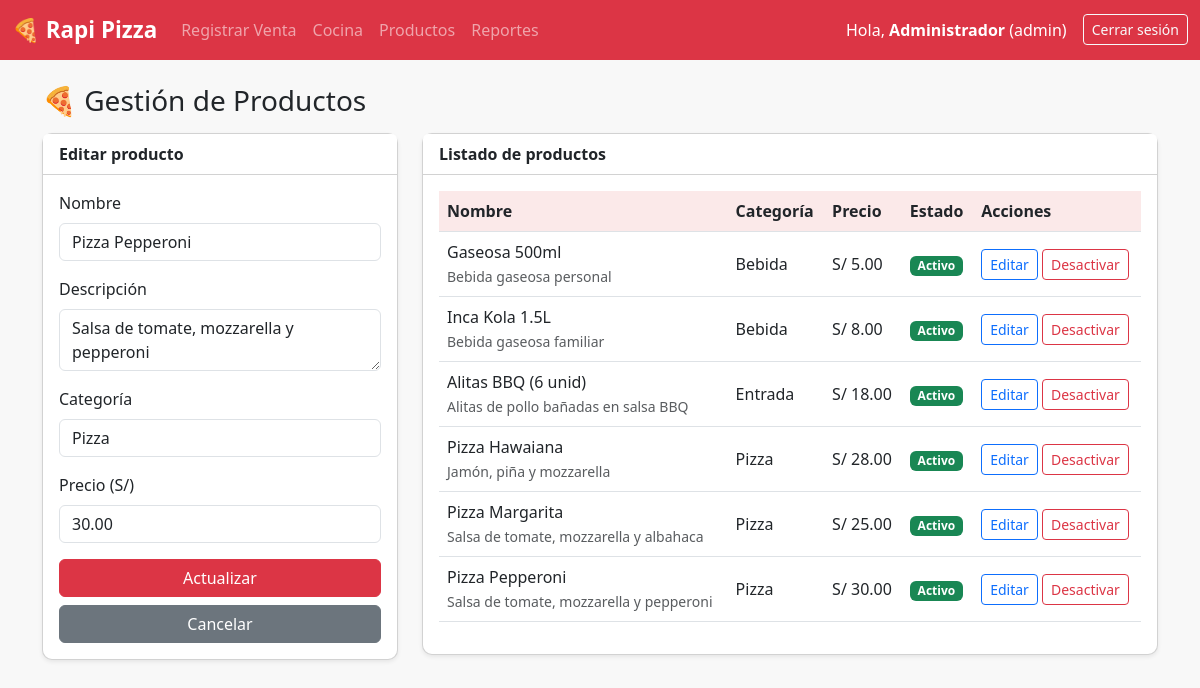
Page /index.php?page=productos&editar=2 (signed in) on the committed database.
### tables this page shows
CREATE TABLE producto (
    id INT AUTO_INCREMENT PRIMARY KEY,
    nombre VARCHAR(100) NOT NULL,
    descripcion VARCHAR(255),
    categoria VARCHAR(50) NOT NULL,
    precio DECIMAL(10,2) NOT NULL,
    activo INT NOT NULL DEFAULT 1
);

### controller/productoController.php (called while the page is built, shortened)
<?php
require_once __DIR__ . '/../models/Producto.php';
$productoModelo = new Producto($conexion);
$productoEditar = null;
if (isset($_GET['editar'])) {
    $productoEditar = $productoModelo->buscarPorId($_GET['editar']);
}
$productos = $productoModelo->listarTodos();
require __DIR__ . '/../public/views/productos.php';

### models/Producto.php (called while the page is built, shortened)
<?php
class Producto {
    private $conexion;
    public function __construct($conexion) {
        $this->conexion = $conexion;
    }
    public function listarTodos() {
        $sql = "SELECT * FROM producto ORDER BY categoria, nombre";
        $stmt = $this->conexion->query($sql);
        return $stmt->fetchAll(PDO::FETCH_ASSOC);
    }
    public function buscarPorId($id) {
        $sql = "SELECT * FROM producto WHERE id = ?";
        $stmt = $this->conexion->prepare($sql);
        $stmt->execute([$id]);
        return $stmt->fetch(PDO::FETCH_ASSOC);
    }
}

### public/views/productos.php (the view, shortened to what this page needs)
<?php require __DIR__ . '/header.php'; ?>
<h3 class="mb-3">🍕 Gestión de Productos</h3>
<div class="row">
    <div class="col-md-4">
        <div class="card shadow-sm mb-3">
            <div class="card-header bg-white">
                <strong><?php echo $productoEditar ? 'Editar producto' : 'Nuevo producto'; ?></strong>
            </div>
            <div class="card-body">
                <form method="POST" action="index.php?page=productos">
                    <div class="mb-3">
                        <label class="form-label">Nombre</label>
                        <input type="text" name="nombre" class="form-control"
                               value="<?php echo $productoEditar ? htmlspecialchars($productoEditar['nombre']) : ''; ?>" required>
                    </div>
                    <div class="mb-3">
                        <label class="form-label">Descripción</label>
                        <textarea name="descripcion" class="form-control" rows="2"><?php echo $productoEditar ? htmlspecialchars($productoEditar['descripcion']) : ''; ?></textarea>
                    </div>
                    <div class="mb-3">
                        <label class="form-label">Categoría</label>
                        <input type="text" name="categoria" class="form-control" placeholder="Pizza, Bebida, Entrada..."
                               value="<?php echo $productoEditar ? htmlspecialchars($productoEditar['categoria']) : ''; ?>" required>
                    </div>
                    <div class="mb-3">
                        <label class="form-label">Precio (S/)</label>
                        <input type="number" step="0.01" name="precio" class="form-control"
                               value="<?php echo $productoEditar ? $productoEditar['precio'] : ''; ?>" required>
                    </div>
                    <button type="submit" name="guardar" class="btn btn-danger w-100">
                        <?php echo $productoEditar ? 'Actualizar' : 'Guardar'; ?>
                    </button>
                    <?php if ($productoEditar): ?>
                        <a href="index.php?page=productos" class="btn btn-secondary w-100 mt-2">Cancelar</a>
                    <?php endif; ?>
                </form>
            </div>
        </div>
    </div>
    <div class="col-md-8">
        <div class="card shadow-sm">
            <div class="card-header bg-white">
                <strong>Listado de productos</strong>
            </div>
            <div class="card-body">
                <table class="table table-hover align-middle">
                    <thead>
                        <tr>
                            <th>Nombre</th>
                            <th>Categoría</th>
                            <th>Precio</th>
                            <th>Estado</th>
                            <th>Acciones</th>
                        </tr>
                    </thead>
                    <tbody>
                        <?php foreach ($productos as $producto): ?>
                            <tr>
                                <td>
                                    <?php echo htmlspecialchars($producto['nombre']); ?>
                                    <?php if (!empty($producto['descripcion'])): ?>
                                        <br><small class="text-muted"><?php echo htmlspecialchars($producto['descripcion']); ?></small>
                                    <?php endif; ?>
                                </td>
                                <td><?php echo htmlspecialchars($producto['categoria']); ?></td>
                                <td>S/ <?php echo number_format($producto['precio'], 2); ?></td>
                                <td>
                                    <?php if ($producto['activo'] == 1): ?>
                                        <span class="badge bg-success">Activo</span>
                                    <?php else: ?>
                                        <span class="badge bg-secondary">Inactivo</span>
                                    <?php endif; ?>
                                </td>
                                <td>
                                    <a href="index.php?page=productos&editar=<?php echo $producto['id']; ?>" class="btn btn-sm btn-outline-primary">
                                        Editar
                                    </a>
                                    <?php if ($producto['activo'] == 1): ?>
                                        <form method="POST" action="index.php?page=productos" class="d-inline">
                                            <button type="submit" name="desactivar" class="btn btn-sm btn-outline-danger"
                                                    onclick="return confirm('¿Desactivar este producto?')">
                                                Desactivar
                                            </button>
                                        </form>
                                    <?php endif; ?>
                                </td>
                            </tr>
                        <?php endforeach; ?>
                    </tbody>
                </table>
            </div>
        </div>
    </div>
</div>
<?php require __DIR__ . '/footer.php'; ?>

### public/css/estilo.css (style rules this page uses)
body { background-color: #f8f8f8; font-family: 'Segoe UI', Arial, sans-serif; }
.card { border-radius: 10px; }
.table th { background-color: #fbe9e9; }

### rows in the picture
producto: nombre "Pizza Pepperoni", descripcion "Salsa de tomate, mozzarella y pepperoni", categoria "Pizza", precio "30.00", activo "Activo"
producto: nombre "Gaseosa 500ml", descripcion "Bebida gaseosa personal", categoria "Bebida", precio "5.00", activo "Activo"
producto: nombre "Inca Kola 1.5L", descripcion "Bebida gaseosa familiar", categoria "Bebida", precio "8.00", activo "Activo"
producto: nombre "Alitas BBQ (6 unid)", descripcion "Alitas de pollo bañadas en salsa BBQ", categoria "Entrada", precio "18.00", activo "Activo"
producto: nombre "Pizza Hawaiana", descripcion "Jamón, piña y mozzarella", categoria "Pizza", precio "28.00", activo "Activo"
producto: nombre "Pizza Margarita", descripcion "Salsa de tomate, mozzarella y albahaca", categoria "Pizza", precio "25.00", activo "Activo"

### other values in the picture
$_SESSION['usuario_nombre'] "Administrador"
$_SESSION['usuario_rol'] "admin"
